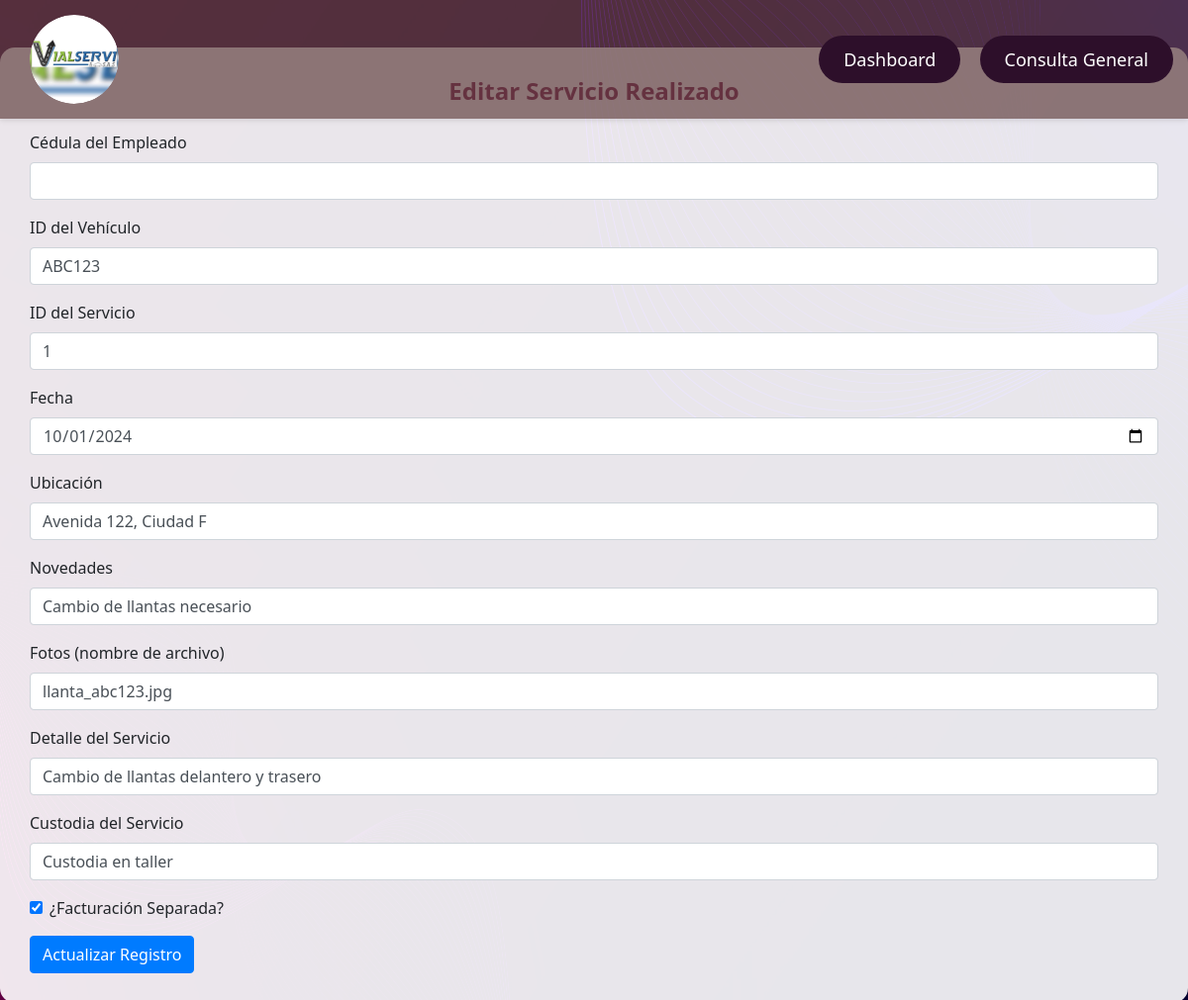
Before: /editar_servicio_realizado.php?id=1 (signed in) with the older database file.
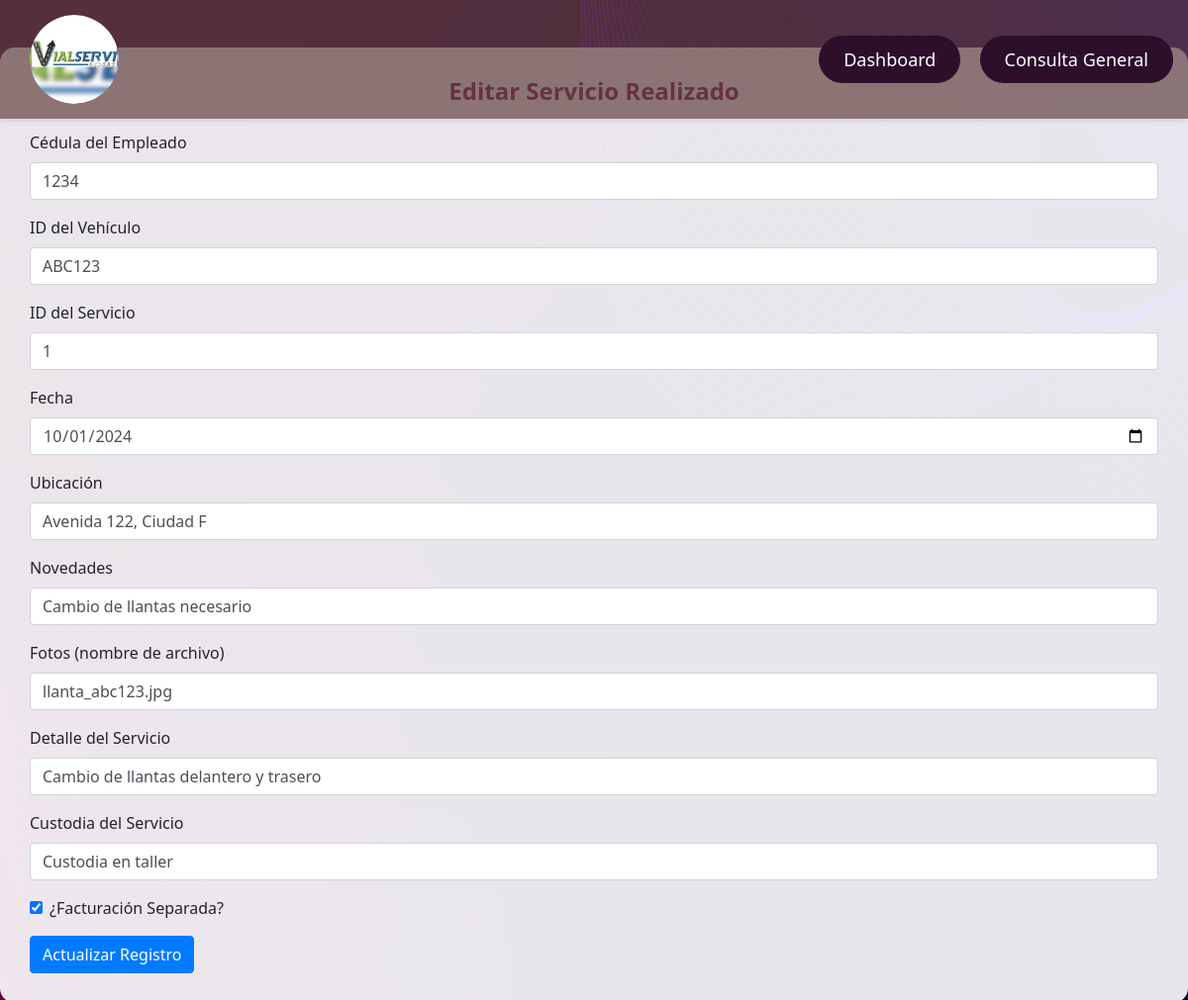
After: the same page with the newer database file.
### tables this page shows
CREATE TABLE `servicios_realizados` (
  `Servicio_Realizado_id` int(11) NOT NULL,
  `Cedula_Empleado_id_Servicios_Realizados` int(11) DEFAULT NULL,
  `Vehiculo_id_Servicios_Realizados` varchar(20) DEFAULT NULL,
  `Servicio_id_Servicios_Realizados` int(11) DEFAULT NULL,
  `Fecha` date DEFAULT NULL,
  `Ubicación` varchar(255) DEFAULT NULL,
  `Novedades` text DEFAULT NULL,
  `Fotos` text DEFAULT NULL,
  `Detalle_Servicio` text DEFAULT NULL,
  `Custodia_Servicio` text DEFAULT NULL,
  `Facturación_Separada` tinyint(1) DEFAULT NULL
);

### editar_servicio_realizado.php (the view, shortened to what this page needs)
<?php
require_once 'config.php';
if (isset($_GET['id'])) {
    $id = $_GET['id'];
    $sql = "SELECT * FROM servicios_realizados WHERE Servicio_Realizado_id = '$id'";
    $result = $conn->query($sql);
    if ($result->num_rows > 0) {
        $row = $result->fetch_assoc();
    } else {
        echo "Registro no encontrado.";
        exit;
    }
}
?>
<!DOCTYPE html>
<html lang="es">
<head>
    <link href="https://stackpath.bootstrapcdn.com/bootstrap/4.5.2/css/bootstrap.min.css" rel="stylesheet">
    <link rel="stylesheet" href="https://cdnjs.cloudflare.com/ajax/libs/font-awesome/5.15.4/css/all.min.css">
</head>
<body>
<div id="mySidebar" class="sidebar">
    <div class="logo-container">
        <img src="Imagenes/Logo.jpg" alt="Logo" class="logo">
    </div>
    <div>
         <a href="dashboard.php" data-no-warning>Dashboard</a>
         <a href="consulta_general.php" data-no-warning>Consulta General</a>
     </div>
</div>
<div class="container mt-5">
    <h2>Editar Servicio Realizado</h2>
    <form method="post" action="">
        <div class="form-group">
            <label for="Cedula_Empleado_id_Servicios_Realizados">Cédula del Empleado</label>
            <input type="text" name="Cedula_Empleado_id_Servicios_Realizados" class="form-control" value="<?php echo $row['Cedula_Empleado_id_Servicios_Realizados']; ?>" required>
        </div>
        <div class="form-group">
            <label for="Vehiculo_id_Servicios_Realizados">ID del Vehículo</label>
            <input type="text" name="Vehiculo_id_Servicios_Realizados" class="form-control" value="<?php echo $row['Vehiculo_id_Servicios_Realizados']; ?>" required>
        </div>
        <div class="form-group">
            <label for="Servicio_id_Servicios_Realizados">ID del Servicio</label>
            <input type="text" name="Servicio_id_Servicios_Realizados" class="form-control" value="<?php echo $row['Servicio_id_Servicios_Realizados']; ?>" required>
        </div>
        <div class="form-group">
            <label for="Fecha">Fecha</label>
            <input type="date" name="Fecha" class="form-control" value="<?php echo $row['Fecha']; ?>" required>
        </div>
        <div class="form-group">
            <label for="Ubicacion">Ubicación</label>
            <input type="text" name="Ubicacion" class="form-control" value="<?php echo $row['Ubicación']; ?>" required>
        </div>
        <div class="form-group">
            <label for="Novedades">Novedades</label>
            <input type="text" name="Novedades" class="form-control" value="<?php echo $row['Novedades']; ?>">
        </div>
        <div class="form-group">
            <label for="Fotos">Fotos (nombre de archivo)</label>
            <input type="text" name="Fotos" class="form-control" value="<?php echo $row['Fotos']; ?>">
        </div>
        <div class="form-group">
            <label for="Detalle_Servicio">Detalle del Servicio</label>
            <input type="text" name="Detalle_Servicio" class="form-control" value="<?php echo $row['Detalle_Servicio']; ?>">
        </div>
        <div class="form-group">
            <label for="Custodia_Servicio">Custodia del Servicio</label>
            <input type="text" name="Custodia_Servicio" class="form-control" value="<?php echo $row['Custodia_Servicio']; ?>">
        </div>
        <div class="form-check">
            <input type="checkbox" name="Facturacion_Separada" class="form-check-input" value="1" <?php echo $row['Facturación_Separada'] ? 'checked' : ''; ?>>
            <label for="Facturacion_Separada" class="form-check-label">¿Facturación Separada?</label>
        </div>
        <button type="submit" class="btn btn-primary mt-3">Actualizar Registro</button>
    </form>
</div>
</body>
</html>

### editar_servicio_realizado.php (style rules this page uses)
* { margin: 0; padding: 0; box-sizing: border-box; }
body { font-family: 'Segoe UI', Tahoma, Geneva, Verdana, sans-serif; background-image: url('Imagenes/EditarServicioRealizado.jpg'); background-size: cover; background-position: center; background-repeat: no-repeat; display: flex; flex-direction: column; min-height: 100vh; }
.sidebar { width: 100%; position: fixed; top: 0; left: 0; background-color: rgba(100, 67, 67, 0.7); padding: 15px 0; z-index: 1000; display: flex; justify-content: space-between; align-items: center; box-shadow: 0 2px 5px rgba(0, 0, 0, 0.1); }
.sidebar a { padding: 12px 25px; text-decoration: none; font-size: 18px; color: #fff; background-color: #2d0f2a; margin-right: 15px; border-radius: 50px; transition: background-color 0.3s ease, transform 0.3s ease; }
.logo-container { margin-left: 30px; border-radius: 50%; width: 90px; height: 90px; overflow: hidden; }
.logo { width: 100%; height: 100%; object-fit: cover; box-shadow: 0 4px 10px rgba(0, 0, 0, 0.2); border-radius: 50%; }
.container { background-color: rgba(255, 255, 255, 0.9); padding: 30px; border-radius: 15px; box-shadow: 0 6px 15px rgba(0, 0, 0, 0.1); max-width: 1200px; width: 100%; }
h2 { text-align: center; color: #680c39; margin-bottom: 25px; font-size: 24px; font-weight: 600; }

Changed rows visible on the page:
changed servicios_realizados "ABC123": Cedula_Empleado_id_Servicios_Realizados (not shown) → "1234"
